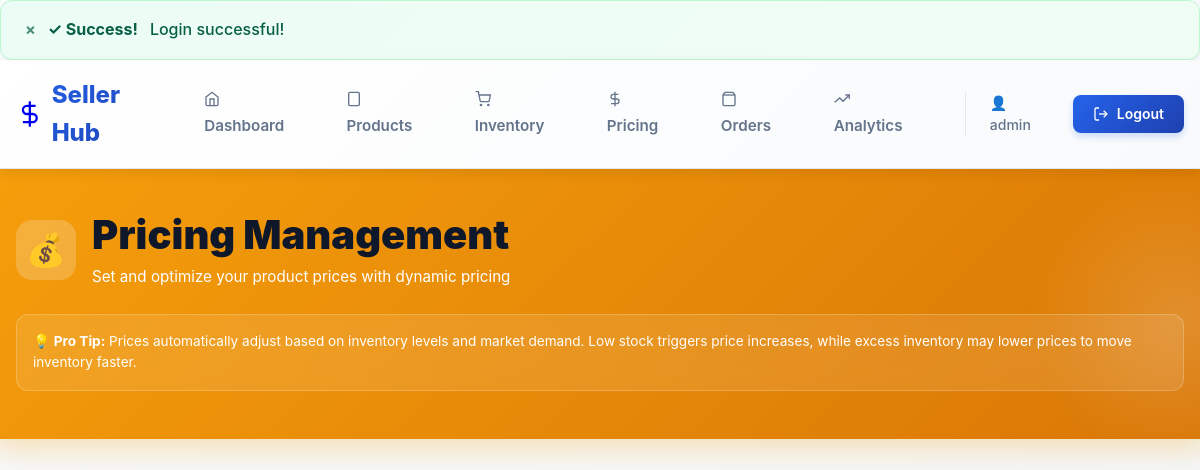
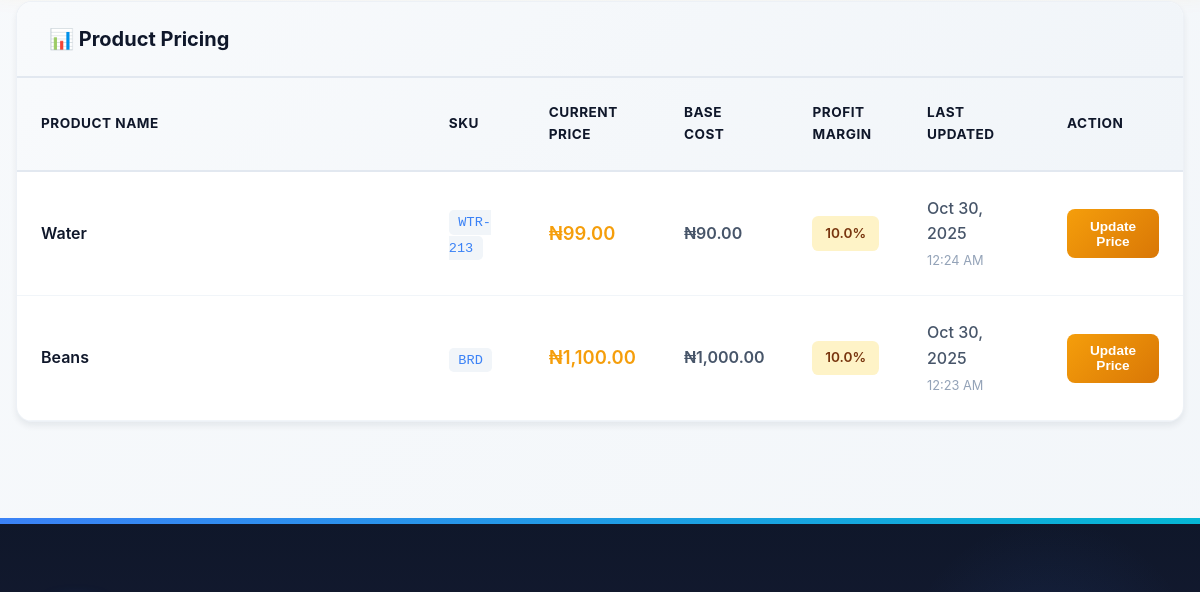
Page /dynamic/dynamic_pricing/public/seller/pricing (signed in, upper part) on the earlier database version (2 pictures, top to bottom).
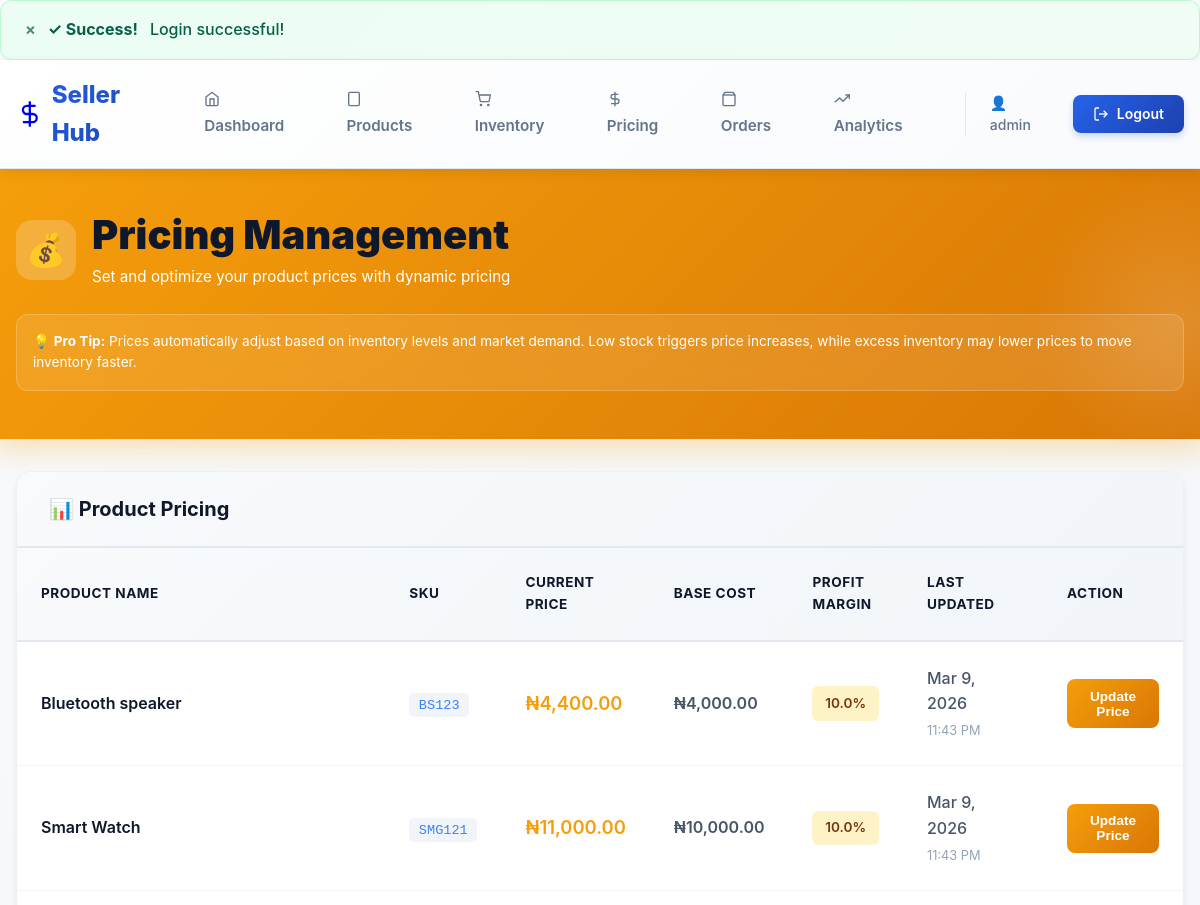
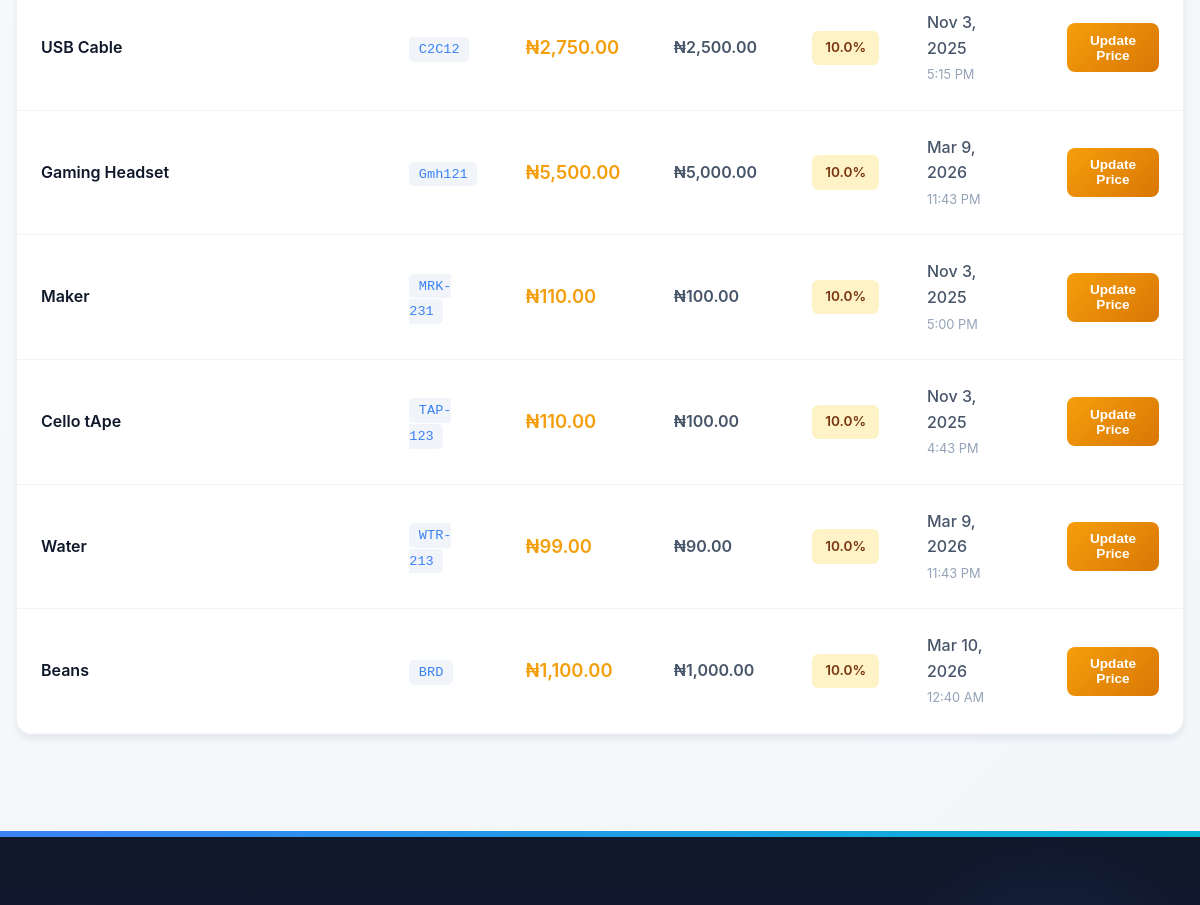
Same page on the later database version (2 pictures, top to bottom).
### tables this page shows
CREATE TABLE `inventory` (
  `inventory_id` int(11) NOT NULL,
  `product_id` int(11) NOT NULL,
  `quantity_available` int(11) DEFAULT 0,
  `quantity_reserved` int(11) DEFAULT 0,
  `reorder_point` int(11) DEFAULT 10,
  `low_stock_threshold` int(11) DEFAULT 20,
  `high_stock_threshold` int(11) DEFAULT 100,
  `last_restocked` timestamp NULL DEFAULT NULL,
  `created_at` timestamp NOT NULL DEFAULT current_timestamp(),
  `updated_at` timestamp NOT NULL DEFAULT current_timestamp() ON UPDATE current_timestamp()
);

CREATE TABLE `products` (
  `product_id` int(11) NOT NULL,
  `seller_id` int(11) NOT NULL,
  `product_name` varchar(255) NOT NULL,
  `product_description` text DEFAULT NULL,
  `category` varchar(50) NOT NULL,
  `sku` varchar(100) NOT NULL,
  `base_cost` decimal(10,2) NOT NULL,
  `cost_currency` varchar(3) DEFAULT 'NGN',
  `current_price` decimal(10,2) NOT NULL,
  `price_currency` varchar(3) DEFAULT 'NGN',
  `image_url` varchar(255) DEFAULT NULL,
  `is_active` tinyint(1) DEFAULT 1,
  `last_price_update` timestamp NULL DEFAULT NULL,
  `created_at` timestamp NOT NULL DEFAULT current_timestamp(),
  `updated_at` timestamp NOT NULL DEFAULT current_timestamp() ON UPDATE current_timestamp()
);

### controllers/SellerController.php (called while the page is built, shortened)
<?php
require_once __DIR__ . '/../models/Product.php';
require_once __DIR__ . '/../models/SellerProfile.php';
require_once __DIR__ . '/../core/Session.php';
class SellerController {
    private $productModel;
    private $sellerProfileModel;
    public function __construct() {
        $this->productModel = new Product();
        $this->sellerProfileModel = new SellerProfile();
    }
    public function getProfile() {
        $profile = $this->sellerProfileModel->getByUserId(Session::getUserId());
        return $profile ?: [
            'business_name' => '',
            'business_email' => '',
            'business_phone' => '',
            'business_address' => '',
            'business_description' => ''
        ];
    }
    private function getSellerId() {
        $profile = $this->getProfile();
        return $profile['seller_id'] ?? null;
    }
    public function pricing() {
        $sellerId = $this->getSellerId();
        $products = $this->productModel->getProductsWithInventory($sellerId);
        require_once __DIR__ . '/../views/seller/pricing.php';
    }
}
?>

### public/index.php (called while the page is built, shortened)
<?php
require_once __DIR__ . '/../core/Router.php';
require_once __DIR__ . '/../core/Session.php';
$requestUri = parse_url($_SERVER['REQUEST_URI'], PHP_URL_PATH);
$requestMethod = $_SERVER['REQUEST_METHOD'];
$basePath = rtrim(BASE_PATH, '/');
$requestUri = preg_replace('#/+#', '/', $requestUri);
$requestUri = '/' . ltrim($requestUri, '/');
$relativePath = preg_replace('#^' . preg_quote($basePath, '#') . '#', '', $requestUri);
$relativePath = '/' . ltrim($relativePath, '/');
$routes = require_once __DIR__ . '/../config/routes.php';
$router = new Router();
foreach ($routes as $method => $routeList) {
    foreach ($routeList as $route => $handler) {
        $router->register($method, $route, $handler);
    }
}
try {
    $router->dispatch($relativePath, $requestMethod);
    exit;
} catch (Exception $e) {
    error_log("Router Error: " . $e->getMessage());
    error_log("Stack trace: " . $e->getTraceAsString());
    $appLog = __DIR__ . '/../logs/error.log';
    $msg = sprintf("[%s] Router Exception: %s in %s on line %d\nStack: %s\n", date('Y-m-d H:i:s'), $e->getMessage(), $e->getFile(), $e->getLine(), $e->getTraceAsString());
    error_log($msg, 3, $appLog);
    if (strpos($relativePath, '/api/') === 0 || strpos($relativePath, '/orders') === 0) {
        header('Content-Type: application/json');
        http_response_code(500);
        echo json_encode([
            'error' => 'Server error',
            'message' => defined('APP_DEBUG') && APP_DEBUG ? $e->getMessage() : 'An error occurred',
        ]);
    } else {
        http_response_code(500);
        require __DIR__ . '/../views/errors/500.php';
    }
    exit;
}?>
    <?php include __DIR__ . '/../views/layouts/footer.php'; ?>

### core/Model.php (called while the page is built, shortened)
<?php
require_once __DIR__ . '/../config/database.php';
class Model {
    public $db;
    protected $table = '';
    public function __construct($dbConnection = null) {
        if ($dbConnection !== null) {
            $this->db = $dbConnection;
        } else {
            $database = new Database();
            $this->db = $database->getConnection();
        }
    }
    public function findOne($conditions = []) {
        $where = $this->buildWhere($conditions);
        $query = "SELECT * FROM {$this->table} $where LIMIT 1";
        $stmt = $this->db->prepare($query);
        $this->bindValues($stmt, $conditions);
        $stmt->execute();
        return $stmt->fetch();
    }
    protected function buildWhere($conditions) {
        $wheres = array_map(fn($k) => "$k = :$k", array_keys($conditions));
        return 'WHERE ' . implode(' AND ', $wheres);
    }
    protected function bindValues($stmt, $conditions) {
        foreach ($conditions as $key => $value) {
            $stmt->bindValue(":$key", $value);
        }
    }
}
?>

### config/database.php (called while the page is built, shortened)
<?php
class Database {
    private $host;
    private $db_name;
    private $username;
    private $password;
    public function __construct() {
        $this->host = getenv('DB_HOST') ?: 'localhost';
        $this->db_name = getenv('DB_NAME') ?: 'dynamic_pricing_db';
        $this->username = getenv('DB_USER') ?: 'root';
        $this->password = getenv('DB_PASSWORD') ?: '';
    }
    public function getConnection() {
        $this->conn = null;
        try {
            $this->conn = new PDO(
                "mysql:host=" . $this->host . ";dbname=" . $this->db_name,
                $this->username,
                $this->password,
                [
                    PDO::ATTR_ERRMODE => PDO::ERRMODE_EXCEPTION,
                    PDO::ATTR_DEFAULT_FETCH_MODE => PDO::FETCH_ASSOC,
                    PDO::ATTR_EMULATE_PREPARES => false,
                    PDO::ATTR_TIMEOUT => 5,
                    PDO::MYSQL_ATTR_INIT_COMMAND => "SET SESSION wait_timeout=5, innodb_lock_wait_timeout=5"
                ]
            );
        } catch(PDOException $e) {
            error_log("Connection error: " . $e->getMessage());
            throw new Exception("Database connection failed");
        }
        return $this->conn;
    }
}

### core/Session.php (called while the page is built, shortened)
<?php
class Session {
    public static function getUserId() {
        return $_SESSION[self::SESSION_USER_ID] ?? null;
    }
}
?>

### models/SellerProfile.php (called while the page is built, shortened)
<?php
require_once __DIR__ . '/../core/Model.php';
class SellerProfile extends Model {
    public function getByUserId($userId) {
        return $this->findOne(['user_id' => $userId]);
    }
}
?>

### models/Product.php (called while the page is built, shortened)
<?php
require_once __DIR__ . '/../core/Model.php';
class Product extends Model {
    protected $table = 'products';
    public function getProductsWithInventory($sellerId) {
          $query = "SELECT p.*,
                                 p.product_name AS product_name,
                                 p.sku AS sku,
                                 p.product_description AS description,
                                 p.current_price AS current_price,
                                 p.price_currency AS price_currency,
                                 p.base_cost AS cost,
                                 p.cost_currency AS cost_currency,
                                 p.is_active AS is_active,
                                 p.image_url AS image_url,
                                 p.seller_id AS seller_id,
                                 i.quantity_available AS stock_quantity,
                                 i.quantity_reserved,
                                 i.low_stock_threshold AS min_stock_quantity,
                                 i.high_stock_threshold,
                                 p.last_price_update,
                                 CASE
                                     WHEN p.current_price > 0 THEN ((p.current_price - p.base_cost) / p.current_price) * 100
                                     ELSE 0
                                 END AS margin
                        FROM {$this->table} p
                        LEFT JOIN inventory i ON p.product_id = i.product_id
                        WHERE p.seller_id = :seller_id AND p.is_active = 1
                        ORDER BY p.created_at DESC";
        $stmt = $this->db->prepare($query);
        $stmt->bindValue(':seller_id', $sellerId);
        $stmt->execute();
        return $stmt->fetchAll();
    }
}

### views/seller/pricing.php (the view, shortened to what the rows shown need)
<?php
require_once __DIR__ . '/../layouts/header.php';
require_once __DIR__ . '/../layouts/seller_nav.php';
?>
<div class="container" style="max-width: 1400px;">
    <div class="pricing-header">
        <div class="pricing-header-content">
            <div class="pricing-title">
                <div class="pricing-icon">💰</div>
                <div>
                    <h1>Pricing Management</h1>
                    <p class="pricing-subtitle">Set and optimize your product prices with dynamic pricing</p>
                </div>
            </div>
            <div class="pricing-info">
                💡 <strong>Pro Tip:</strong> Prices automatically adjust based on inventory levels and market demand. Low stock triggers price increases, while excess inventory may lower prices to move inventory faster.
            </div>
        </div>
    </div>
    <?php if (empty($products)): ?>
    <div class="pricing-container">
        <div class="empty-state">
            <div class="empty-state-icon">📭</div>
            <h4>No Products to Price</h4>
            <p>Add products to your catalog first before managing pricing.</p>
        </div>
    </div>
    <?php else: ?>
    <div class="pricing-container">
        <div class="pricing-table-header">
            <h3>📊 Product Pricing</h3>
        </div>
        <div class="table-container">
            <table class="pricing-table">
                <thead>
                    <tr>
                        <th>Product Name</th>
                        <th style="width: 100px;">SKU</th>
                        <th style="width: 120px;">Current Price</th>
                        <th style="width: 120px;">Base Cost</th>
                        <th style="width: 100px;">Profit Margin</th>
                        <th style="width: 140px;">Last Updated</th>
                        <th style="width: 140px;">Action</th>
                    </tr>
                </thead>
                <tbody>
                    <?php foreach ($products as $product):
                        $current_price = $product['current_price'] ?? 0;
                        $base_cost = $product['base_cost'] ?? 0;
                        $margin = $base_cost > 0 ? (($current_price - $base_cost) / $base_cost) * 100 : 0;
                        $margin_class = $margin >= 25 ? 'margin-good' : ($margin >= 10 ? 'margin-warning' : 'margin-low');
                    ?>
                    <tr>
                        <td>
                            <div class="product-name-cell">
                                <span class="product-name"><?php echo htmlspecialchars($product['product_name'] ?? 'Unnamed Product'); ?></span>
                            </div>
                        </td>
                        <td>
                            <code style="background: #f1f5f9; padding: 0.3rem 0.6rem; border-radius: 0.3rem; font-size: 0.85rem; color: #3b82f6;">
                                <?php echo htmlspecialchars($product['sku'] ?? 'N/A'); ?>
                            </code>
                        </td>
                        <td>
                            <div class="price-display">
                                <span class="price-value">₦<?php echo number_format($current_price, 2); ?></span>
                            </div>
                        </td>
                        <td>
                            <span style="font-weight: 600; color: #475569;">₦<?php echo number_format($base_cost, 2); ?></span>
                        </td>
                        <td>
                            <span class="margin-badge <?php echo $margin_class; ?>">
                                <?php echo number_format($margin, 1); ?>%
                            </span>
                        </td>
                        <td>
                            <?php if ($product['last_price_update']): ?>
                                <span style="color: #475569; font-weight: 500;">
                                    <?php echo date('M j, Y', strtotime($product['last_price_update'])); ?>
                                </span>
                                <div style="font-size: 0.8rem; color: #94a3b8; margin-top: 0.25rem;">
                                    <?php echo date('g:i A', strtotime($product['last_price_update'])); ?>
                                </div>
                            <?php else: ?>
                                <span style="color: #94a3b8;">Never</span>
                            <?php endif; ?>
                        </td>
                        <td style="text-align: center;">
                            <button class="update-price-btn update-price"
                                    data-product-id="<?php echo $product['product_id']; ?>"
                                    data-current-price="<?php echo $current_price; ?>"
                                    data-product-name="<?php echo htmlspecialchars($product['product_name']); ?>">
                                Update Price
                            </button>
                        </td>
                    </tr>
                    <?php endforeach; ?>
                </tbody>
            </table>
        </div>
    </div>
    <?php endif; ?>
</div>
<?php require_once __DIR__ . '/../layouts/footer.php'; ?>

### core/Router.php (shortened to what the rows shown need)
<?php
class Router {
    private $routes = [];
    private $currentMethod = '';
    private $currentPath = '';
    public function register($method, $path, $handler) {
        if (!isset($this->routes[$method])) {
            $this->routes[$method] = [];
        }
        $this->routes[$method][$path] = $handler;
        return $this;
    }
    private function normalizeUri($uri) {
        $uri = preg_replace('/\.php$/', '', $uri);
        $uri = $uri === '/' ? '/' : rtrim($uri, '/');
        return $uri;
    }
    public function dispatch($uri = null, $method = null) {
        $this->currentPath = $this->normalizeUri($uri ?? $this->currentPath);
        $this->currentMethod = $method ?? $this->currentMethod;
        foreach ($this->routes[$this->currentMethod] as $path => $handler) {
            $params = [];
            if ($this->matchRoute($path, $params)) {
                return $this->callHandler($handler, $params);
            }
        }
        return $this->notFound();
    }
    private function matchRoute($pattern, &$params) {
        $pattern = preg_replace('/\//', '\\/', $pattern);
        $pattern = preg_replace('/\{([a-zA-Z0-9_]+)\}/', '(?P<\1>[^\/]+)', $pattern);
        $pattern = '/^' . $pattern . '$/i';
        if (preg_match($pattern, $this->currentPath, $matches)) {
            return true;
        }
        return false;
    }
    private function callHandler($handler, $params = []) {
        [$controller, $method] = explode('@', $handler);
        $controllerClass = $controller;
        try {
            $controllerInstance = new $controllerClass();
        } catch (Exception $e) {
            error_log("Router: Error instantiating controller '{$controllerClass}': " . $e->getMessage());
            error_log("Router: " . $e->getTraceAsString());
            throw $e;
        }
        try {
            $positionalParams = array_values($params);
            return call_user_func_array([$controllerInstance, $method], $positionalParams);
        } catch (Exception $e) {
            error_log("Router: Error calling {$controllerClass}::{$method}: " . $e->getMessage());
            error_log("Router: " . $e->getTraceAsString());
            throw $e;
        }
    }
}

Differences in the rows shown:
added inventory: product.product_name "Bluetooth speaker", product.sku "BS123", product.current_price "4,400.00", product.base_cost "4,000.00", product.current_price "10.0", product.last_price_update "Mar 9, 2026", product.last_price_update "11:43 PM"
added inventory: product.product_name "Smart Watch", product.sku "SMG121", product.current_price "11,000.00", product.base_cost "10,000.00", product.current_price "10.0", product.last_price_update "Mar 9, 2026", product.last_price_update "11:43 PM"
added inventory: product.product_name "USB Cable", product.sku "C2C12", product.current_price "2,750.00", product.base_cost "2,500.00", product.current_price "10.0", product.last_price_update "Nov 3, 2025", product.last_price_update "5:15 PM"
added inventory: product.product_name "Gaming Headset", product.sku "Gmh121", product.current_price "5,500.00", product.base_cost "5,000.00", product.current_price "10.0", product.last_price_update "Mar 9, 2026", product.last_price_update "11:43 PM"
added inventory: product.product_name "Maker", product.sku "MRK-231", product.current_price "110.00", product.base_cost "100.00", product.current_price "10.0", product.last_price_update "Nov 3, 2025", product.last_price_update "5:00 PM"
added inventory: product.product_name "Cello tApe", product.sku "TAP-123", product.current_price "110.00", product.base_cost "100.00", product.current_price "10.0", product.last_price_update "Nov 3, 2025", product.last_price_update "4:43 PM"
changed inventory "Water": product.last_price_update "Oct 30, 2025" → "Mar 9, 2026"; product.last_price_update "12:24 AM" → "11:43 PM"
changed inventory "Beans": product.last_price_update "Oct 30, 2025" → "Mar 10, 2026"; product.last_price_update "12:23 AM" → "12:40 AM"
